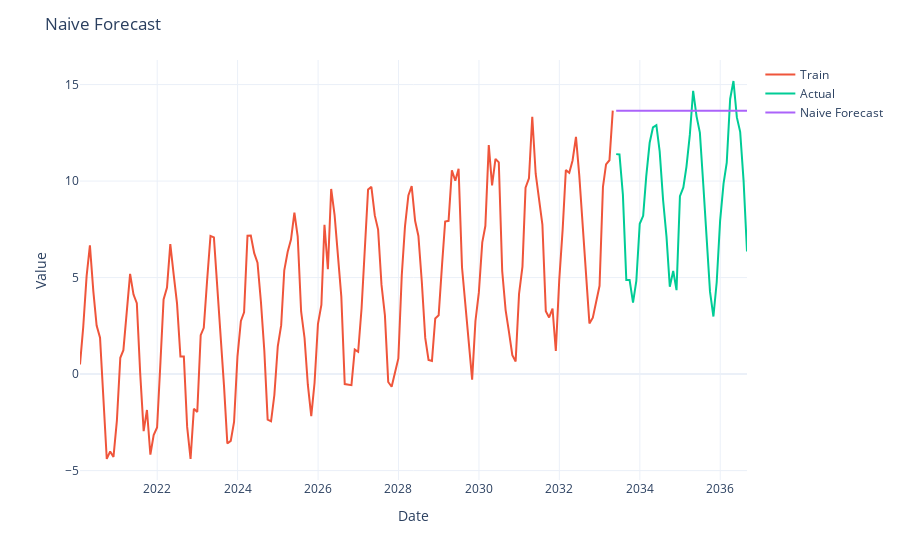

Notebook cell for this chart:
### Markdown cell above
<details>
<summary><strong>📖 Click to Expand</strong></summary>

##### 📉 Naive Forecast

This is the **simplest possible model**:
- It assumes the **next value is equal to the last known value** from the training set.
- Great sanity check: if complex models can’t beat this, they’re overfitting.

</details>

### Code cell
naive_forecast = test.copy()
naive_forecast["prediction"] = train["value"].iloc[-1]

import plotly.express as px

fig = px.line()
fig.add_scatter(x=train["date"], y=train["value"], name="Train")
fig.add_scatter(x=test["date"], y=test["value"], name="Actual")
fig.add_scatter(x=naive_forecast["date"], y=naive_forecast["prediction"], name="Naive Forecast")
fig.update_layout(
    title="Naive Forecast",
    xaxis_title="Date",
    yaxis_title="Value",
    template="plotly_white"
)
fig.show()
